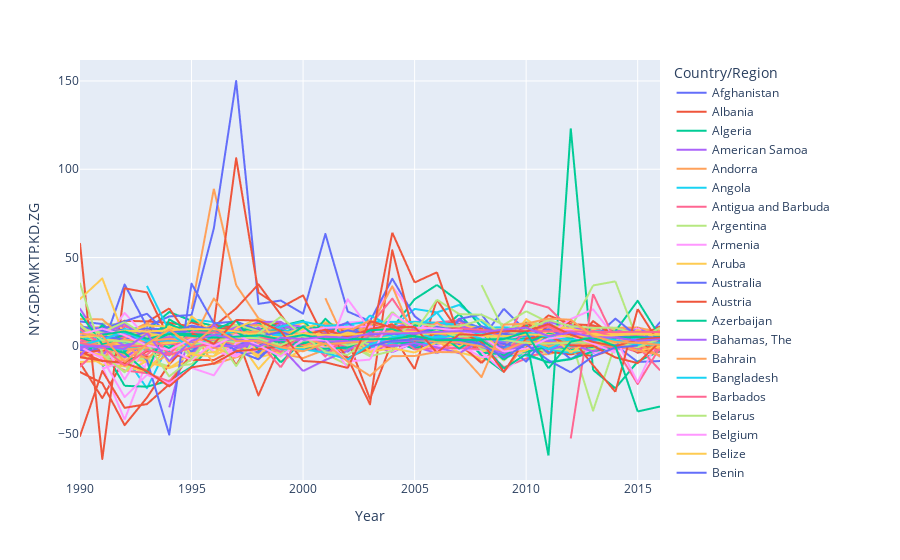

The cell this chart's notebook holds for it:
### Code cell
# GDP Growth
fig = px.line(jobs, x="Year", y="NY.GDP.MKTP.KD.ZG", color="Country/Region",
              hover_name="Country/Region")
fig.show()
